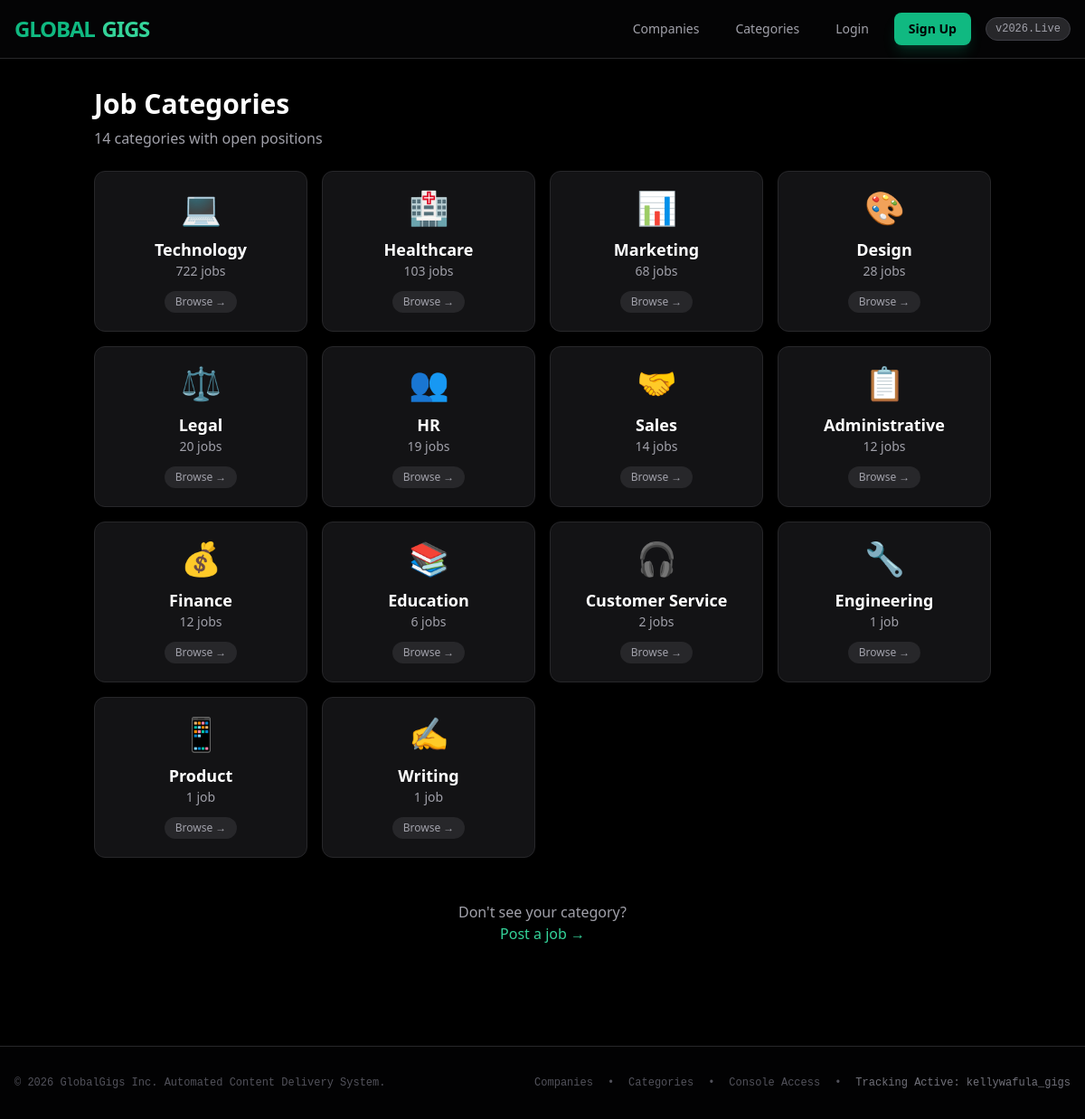
Page /categories/ on the committed database.
### jobs/models.py (models this page shows, shortened)
class JobCategory(models.Model):
    name = models.CharField(max_length=100, unique=True)
    slug = models.SlugField(max_length=100, unique=True)
    description = models.TextField(blank=True)
    icon = models.CharField(max_length=50, blank=True)
    created_at = models.DateTimeField(auto_now_add=True)
    class Meta:
        verbose_name_plural = "Job Categories"
        ordering = ['name']

### jobs/views.py (the view)
# urls.py: path('categories/', views.category_list, name='category_list'),
def category_list(request):
    category_list = []
    for cat in JobCategory.objects.all():
        count = cat.jobs.filter(is_active=True).count()
        if count > 0:
            category_list.append((cat, count))
    category_list.sort(key=lambda x: x[1], reverse=True)
    return render(request, 'jobs/category_list.html', {'categories': category_list})

### jobs/templates/jobs/category_list.html (shortened to what this page needs)
{% extends "base.html" %}
{% block content %}
<div class="container mx-auto px-4 py-8">
    <h1 class="text-3xl font-bold text-white mb-2">Job Categories</h1>
    <p class="text-zinc-400 mb-6">{{ categories|length }} categories with open positions</p>
    <div class="grid grid-cols-1 sm:grid-cols-2 md:grid-cols-3 lg:grid-cols-4 gap-4">
        {% for category, count in categories %}
            <a href="{% url 'jobs:category_detail' category_name=category.name %}"
               class="bg-zinc-900/80 border border-zinc-800 rounded-xl p-5 hover:border-emerald-500 transition flex flex-col items-center text-center group">
                <div class="text-4xl mb-3">{{ category.icon }}</div>
                <h3 class="text-lg font-semibold text-white group-hover:text-emerald-400 transition">{{ category.name }}</h3>
                <p class="text-sm text-zinc-400">{{ count }} job{{ count|pluralize }}</p>
                <span class="mt-3 text-xs bg-zinc-800 group-hover:bg-emerald-500/20 text-zinc-400 group-hover:text-emerald-400 px-3 py-1 rounded-full transition">
                    Browse →
                </span>
            </a>
        {% empty %}
            <div class="col-span-full text-center py-12 text-zinc-500">
                <p class="text-lg">No categories found</p>
            </div>
        {% endfor %}
    </div>
    <div class="mt-12 text-center">
        <p class="text-zinc-400">Don't see your category?</p>
        <a href="{% url 'post_job' %}" class="text-emerald-400 hover:text-emerald-300 transition font-medium">Post a job →</a>
    </div>
</div>
{% endblock %}

### templates/base.html (shortened to what this page needs)
<!DOCTYPE html>
<html lang="en">
<head>
    <script src="https://cdn.tailwindcss.com"></script>
</head>
<body class="bg-black text-zinc-100 min-h-screen font-sans antialiased">
    <header class="border-b border-zinc-800 bg-zinc-950/50 backdrop-blur sticky top-0 z-50">
        <div class="max-w-7xl mx-auto px-4 h-16 flex items-center justify-between">
            <a href="{% url 'jobs:home' %}" class="flex items-center gap-2 font-black text-2xl tracking-tighter text-white">
                <span class="text-emerald-500">GLOBAL</span><span class="text-emerald-400">GIGS</span>
            </a>
            <div class="flex items-center gap-4">
                <a href="{% url 'jobs:company_list' %}" class="text-sm text-zinc-400 hover:text-white px-3 py-2 rounded-lg transition hidden sm:inline-block">Companies</a>
                <a href="{% url 'jobs:category_list' %}" class="text-sm text-zinc-400 hover:text-white px-3 py-2 rounded-lg transition hidden sm:inline-block">Categories</a>
                {% if user.is_authenticated %}
                    <a href="{% url 'dashboard:home' %}" class="text-sm text-zinc-400 hover:text-white px-3 py-2 rounded-lg transition">Dashboard</a>
                    <a href="{% url 'dashboard:post_job' %}" class="text-sm bg-emerald-500 hover:bg-emerald-600 text-black px-4 py-2 rounded-lg font-bold transition shadow-lg shadow-emerald-500/20">Post Job</a>
                    <form method="post" action="{% url 'logout' %}" class="inline">
                        {% csrf_token %}
                        <button type="submit" class="text-sm text-zinc-400 hover:text-white px-3 py-2 rounded-lg transition bg-transparent border-0 cursor-pointer">Logout</button>
                    </form>
                {% else %}
                    <a href="{% url 'login' %}" class="text-sm text-zinc-400 hover:text-white px-3 py-2 rounded-lg transition">Login</a>
                    <a href="{% url 'signup' %}" class="text-sm bg-emerald-500 hover:bg-emerald-600 text-black px-4 py-2 rounded-lg font-bold transition shadow-lg shadow-emerald-500/20">Sign Up</a>
                {% endif %}
                <span class="text-xs bg-zinc-800 text-zinc-400 px-2.5 py-1 rounded-full font-mono border border-zinc-700">v2026.Live</span>
            </div>
        </div>
    </header>
    <main>
        {% block content %}{% endblock %}
    </main>
    <footer class="border-t border-zinc-800 mt-20 py-8 bg-zinc-950/30">
        <div class="max-w-7xl mx-auto px-4 flex flex-col sm:flex-row items-center justify-between gap-4 text-xs text-zinc-600 font-mono">
            <div>© 2026 GlobalGigs Inc. Automated Content Delivery System.</div>
            <div class="flex gap-4">
                <a href="{% url 'jobs:company_list' %}" class="hover:text-zinc-400 transition">Companies</a>
                <span>•</span>
                <a href="{% url 'jobs:category_list' %}" class="hover:text-zinc-400 transition">Categories</a>
                <span>•</span>
                <a href="/admin/" class="hover:text-zinc-400 transition">Console Access</a>
                <span>•</span>
                <span class="text-zinc-500">Tracking Active: kellywafula_gigs</span>
            </div>
        </div>
    </footer>
</body>
</html>

### rows in the picture
JobCategory: icon "💻", name "Technology", count "722"
JobCategory: icon "🏥", name "Healthcare", count "103"
JobCategory: icon "📊", name "Marketing", count "68"
JobCategory: icon "🎨", name "Design", count "28"
JobCategory: icon "⚖️", name "Legal", count "20"
JobCategory: icon "👥", name "HR", count "19"
JobCategory: icon "🤝", name "Sales", count "14"
JobCategory: icon "📋", name "Administrative", count "12"
JobCategory: icon "💰", name "Finance", count "12"
JobCategory: icon "📚", name "Education", id "6"
JobCategory: icon "🎧", name "Customer Service", count "2"
JobCategory: icon "🔧", name "Engineering", count "1"
JobCategory: icon "📱", name "Product", count "1"
JobCategory: icon "✍️", name "Writing", count "1"

### other values in the picture
{{ categories|length }} "14"
